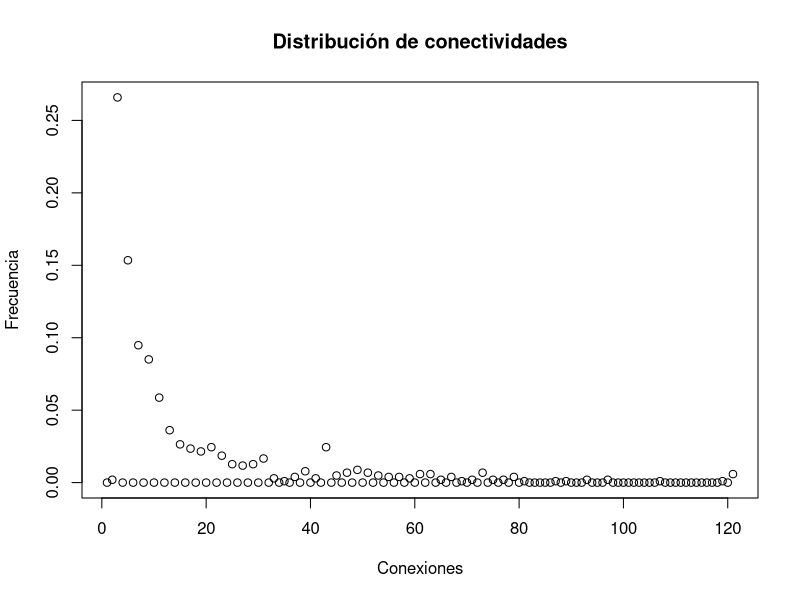
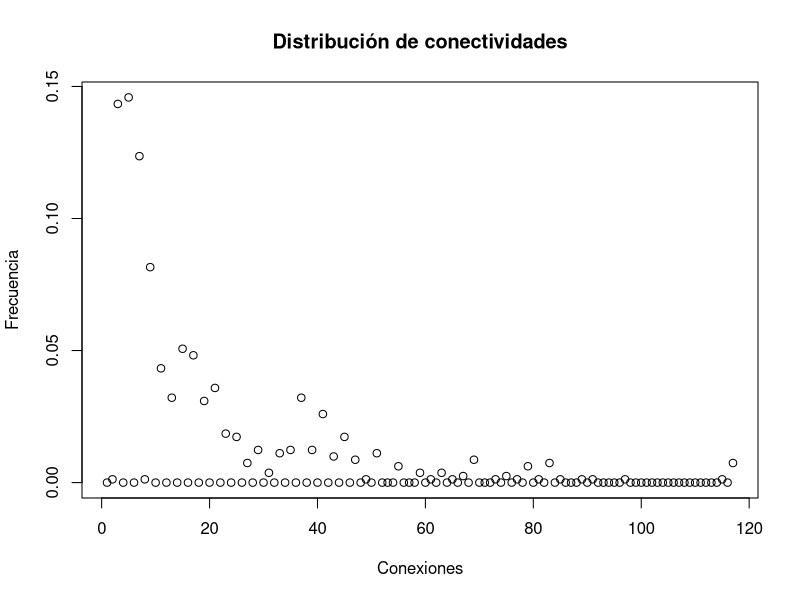
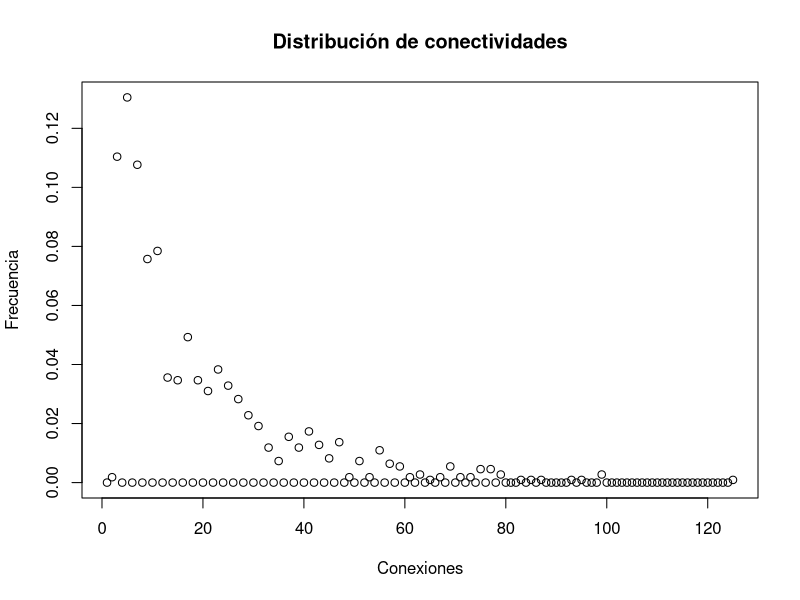
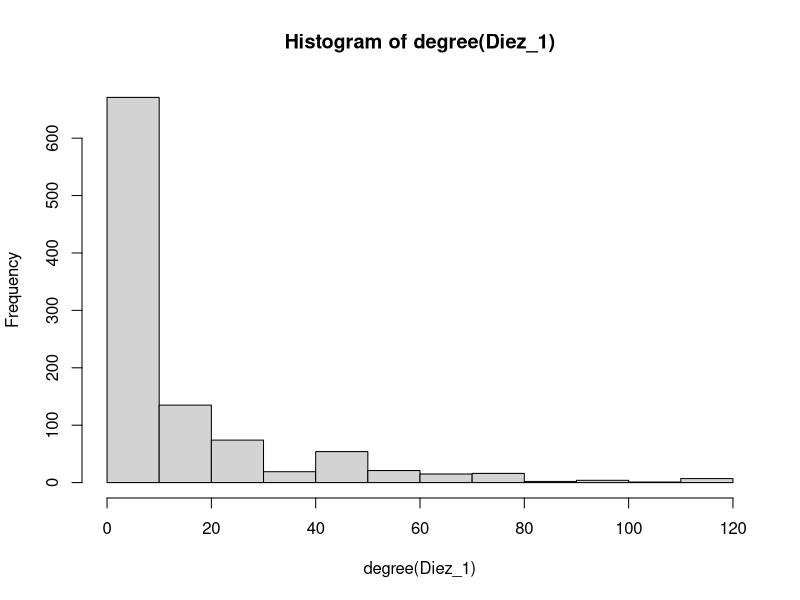
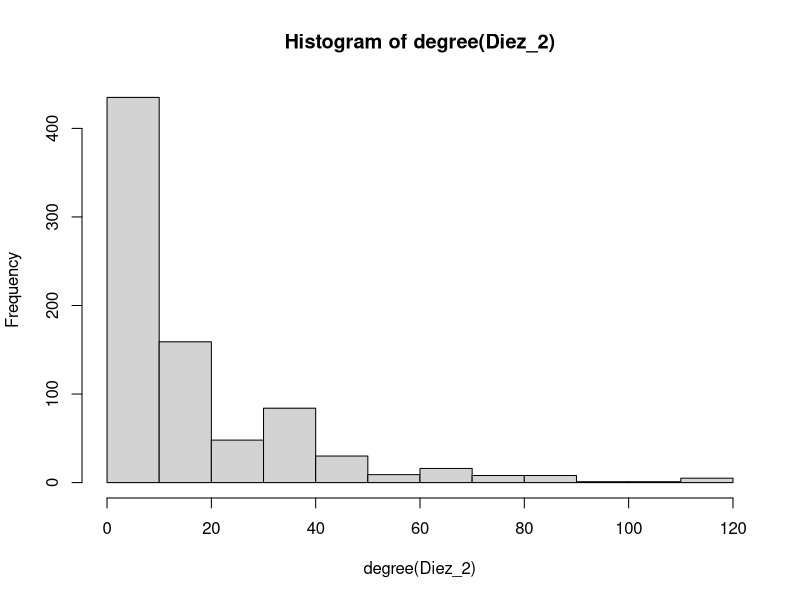
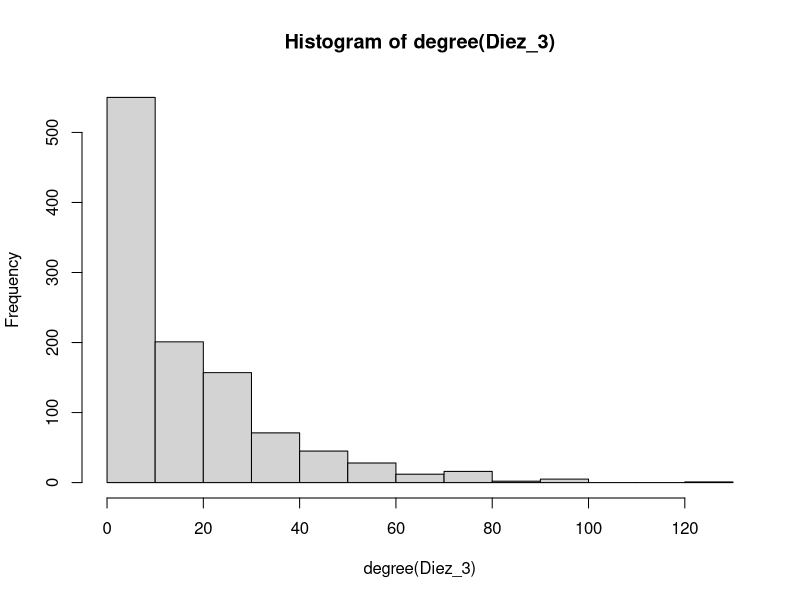

The R source for these figures, in order: (Note: this script raises an error after producing the figures.)


###########################
###### PROBLEMA 1 ########
##########################

# Adrian Villa


## Las redes de interaccion proteina-proteina del paper Evolution of resilience in protein interactomes across the tree of life. Marinka Zitnik, 
# Rok Sosic, Marcus W Feldman, and Jure Leskovec. Proceedings of the National Academy of
# Sciences (PNAS), 2019, 116 (10) 4426-4433  Se encuentran en el archivo treeoflife.interactomes.networks.zip en formato de lista de adyacencia.

## Cada archivo tiene como nombre un identificador numerico que se puede consultar en el
# archivo treeoflife.species.tsv para identificar a la especie correspondiente. Selecciona tres
# redes pequenas, alrededor de 200 proteinas, y elabora un programa en R que:

library (igraph) ## Libreria a usar 

## (a) Lea las redes en R y determine la distribucion de conectividades.

red_1 <- read.table("Data/882.txt", header = TRUE) ## Cargar base de datos
head(red_1) ## Ver solo los primeros 

red_1 <- graph_from_data_frame (red_1) ## Crear red
red_1 ## Imprimir

red_2 <- read.table("Data/883.txt", header = TRUE) ## Cargar base de datos
head(red_2) ## Ver solo los primeros 

red_2 <- graph_from_data_frame (red_2) ## Crear red
red_2 ## Imprimir

red_3 <- read.table("Data/394.txt", header = TRUE) ## Cargar base de datos
head(red_3) ## Ver solo los primeros 

red_3 <- graph_from_data_frame (red_3) ## Crear red
red_3 ## Imprimir

Dist_conectividades_1 <- degree_distribution (red_1) ## Calcular la distribucion de conectividades
plot (Dist_conectividades_1, main = "Distribución de conectividades", xlab = "Conexiones", ylab = "Frecuencia") ## Plotea la distribucion de conectividades

Dist_conectividades_2 <- degree_distribution (red_2) ## Calcular la distribucion de conectividades
plot (Dist_conectividades_2, main = "Distribución de conectividades", xlab = "Conexiones", ylab = "Frecuencia") ## Plotea la distribucion de conectividades

Dist_conectividades_3 <- degree_distribution (red_3) ## Calcular la distribucion de conectividades
plot (Dist_conectividades_3, main = "Distribución de conectividades", xlab = "Conexiones", ylab = "Frecuencia") ## Plotea la distribucion de conectividades


## (b) Calcule el promedio de conectividades de cada red.

Promedio_1 <- mean (degree (red_1)) ## Promedio de conectividades
Promedio_1 ## 14.6999

Promedio_2 <- mean (degree (red_2)) ## Promedio de conectividades
Promedio_2 ## 17.63412

Promedio_3 <- mean (degree (red_3)) ## Promedio de conectividades
Promedio_3 ## 17.74635


## (c) Calcule la densidad de cada red.

Densidad_1 <- edge_density (red_1) ## Calcular la densidad
Densidad_1 ## 0.007191733

Densidad_2 <- edge_density (red_2) ## Calcular la densidad
Densidad_2 ## 0.0109122

Densidad_3 <- edge_density (red_3) ## Calcular la densidad
Densidad_3 ## 0.008103356


## (d) Escribe una funcion que muestre el numero de componentes de la red cuando se desconectan los 10 nodos mas conectados. 
    # La funcion de igraph components() puede ser  util.

Diez_1 <- degree (red_1) ## Ver Degree
Diez_1 <- delete.vertices (red_1, c(sort (Diez_1, decreasing = TRUE) [1:10])) ## Remover los 10 mas conectados
Diez_1 ## Imprimir
## Son 1019 nodos y 7507 conexiones

Diez_2 <- degree (red_2) ## Ver Degree
Diez_2 <- delete.vertices (red_2, c(sort (Diez_2, decreasing = TRUE) [1:10])) ## Remover los 10 mas conectados
Diez_2 ## Imprimir
## Son 804 nodos y 6951 conexiones

Diez_3 <- degree (red_3) ## Ver Degree
Diez_3 <- delete.vertices (red_3, c(sort (Diez_3, decreasing = TRUE) [1:10])) ## Remover los 10 mas conectados
Diez_3 ## Imprimir
## Son 1088 nodos y 9549 conexiones


## (e) Calcule la robustez de las redes quitando los 10 proteinas mas conectadas.

hist (degree (Diez_1)) ## Genera un histograma de los degree

hist (degree (Diez_2)) ## Genera un histograma de los degree

hist (degree (Diez_3)) ## Genera un histograma de los degree

## Todas las redes son robustas, porque se mantiene la propiedad de cola-larga


## (f) Selecciona las 10 proteinas  mas importantes y determina su funcion usando gene ontology 
      # (debido al tamano de la muestra podria no salirte nada significativo en ese caso pon ese resultado).

head (sort(Degree_1, decreasing = TRUE),10) # Seleccionar las 10 mas importantes

head (sort(Degree_2, decreasing = TRUE),10) # Seleccionar las 10 mas importantes
 
head (sort(Degree_3, decreasing = TRUE),10) # Seleccionar las 10 mas importantes

## La parte del GO no la pude hacer, pero pude seleccionar sola las 10 mas importantes.